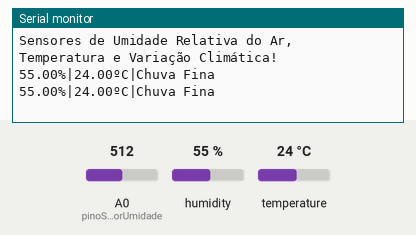
This sketch was run on a simulated Arduino Uno, built with avr-gcc and run on an emulated ATmega328P. Parts: the last lines printed to the serial monitor. The inputs (shaded band) are chosen by the test bench; at power-on: A0 (pinoSensorUmidade) = 512, humidity 55 %, temperature 24 °C.

Above: at 10.8 s.
10.9 s: A0 (pinoSensorUmidade) set to 487
At 16.0 s:
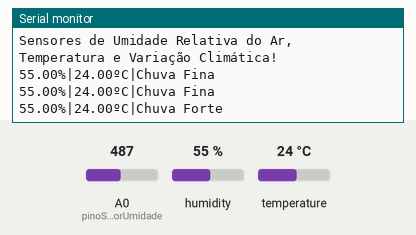
21.6 s: A0 (pinoSensorUmidade) set to 810
At 26.6 s:
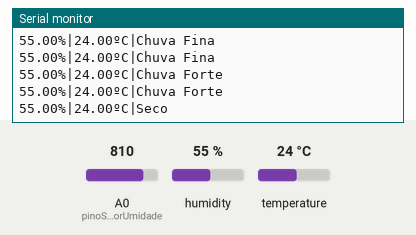
31.6 s: humidity set to 22 %
At 36.0 s:
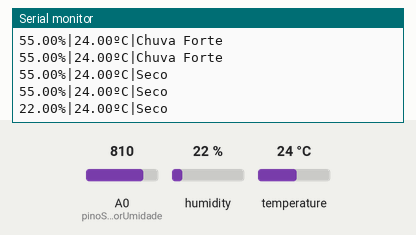
39.1 s: temperature set to 12 °C
At 40.7 s:
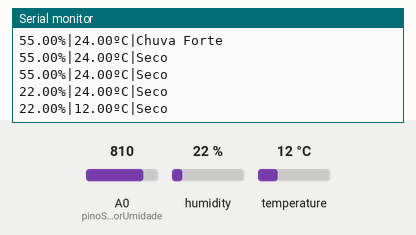
46.6 s: humidity set to 40 %
At 51.3 s:
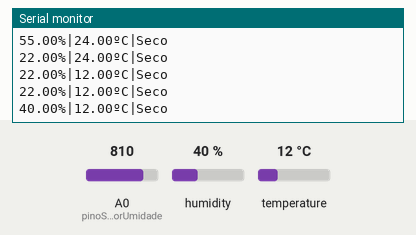
Timing chart, 0 to 52.8 s (numbered marks = the images above; inputs shaded):
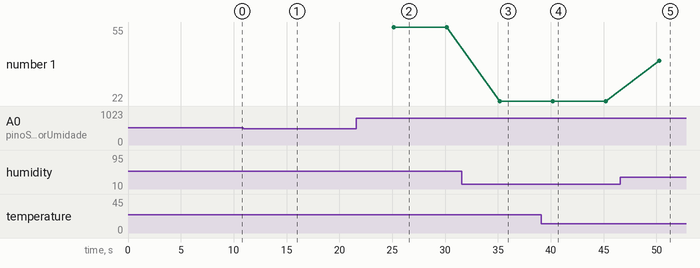

The sketch:

SensoresArdPhp.ino
```cpp
#include "DHT.h"
#include <Wire.h> //--

#define DHTPIN 2     // what pin we're connected to

#define DHTTYPE DHT11   // DHT 11

// Initialize DHT sensor for normal 16mhz Arduino
DHT dht(DHTPIN, DHTTYPE);

int pinoSensorUmidade = A0; //Analogico 0 para o pino do sensor de Chuva
int  valorSensor = 0; // Variável do pino analógica A0 do sinal vindo do sensor
char const* LeituraChuva = "";

void setup() {
  Serial.begin(9600);
  Serial.println("Sensores de Umidade Relativa do Ar, Temperatura e Variação Climática!");

  dht.begin();
}

void loop() {
  // Wait a few seconds between measurements.
  delay(5000);

  // Reading temperature or humidity takes about 250 milliseconds!
  // Sensor readings may also be up to 2 seconds 'old' (its a very slow sensor)
  float h = dht.readHumidity();
  // Read temperature as Celsius
  float t = dht.readTemperature();
  // Read temperature as Fahrenheit
  float f = dht.readTemperature(true);

  // Check if any reads failed and exit early (to try again).
  if (isnan(h) || isnan(t) || isnan(f)) {
    Serial.println("Falha na leitura do Sensor DHT!");
    return;
  }

  // Compute heat index
  // Must send in temp in Fahrenheit!
  float hi = dht.computeHeatIndex(f, h);

   // Lê o valor do sensor e armazena em sensorValue
  valorSensor = analogRead(pinoSensorUmidade);

  //Verifica qual é o valor e
  //imprime na Serial o valor e Status
  if(valorSensor > 800){
    //Seco
    LeituraChuva = "Seco";

  }else if(valorSensor <=800 && valorSensor > 500 ){
    //Leve Chuva
    LeituraChuva = "Chuva Fina";

  }else if (valorSensor <= 500){
     //Chuva Forte
     LeituraChuva = "Chuva Forte";
  }


  Serial.print(h);
  Serial.print("%");
  Serial.print("|");
  Serial.print(t);
  Serial.print("ºC");
  Serial.print("|");
  Serial.println(LeituraChuva);

}
```

Measured:
- the behaviour switches between 501 and 500 on A0 (pinoSensorUmidade) (found by bisection; images 0 and 1)
- after the input at 10.9 s, the serial monitor: prints a new line after 4.2 s (image 1)
- after the input at 21.6 s, the serial monitor: prints a new line after 3.5 s (image 2)
- after the input at 31.6 s, the serial monitor: prints a new line after 3.6 s (image 3)
- after the input at 39.1 s, the serial monitor: prints a new line after 1.1 s (image 4)
- after the input at 46.6 s, the serial monitor: prints a new line after 3.7 s (image 5)
- plotted number 1: 55 → 22 after the input at 31.6 s, 22 → 40 after the input at 46.6 s
